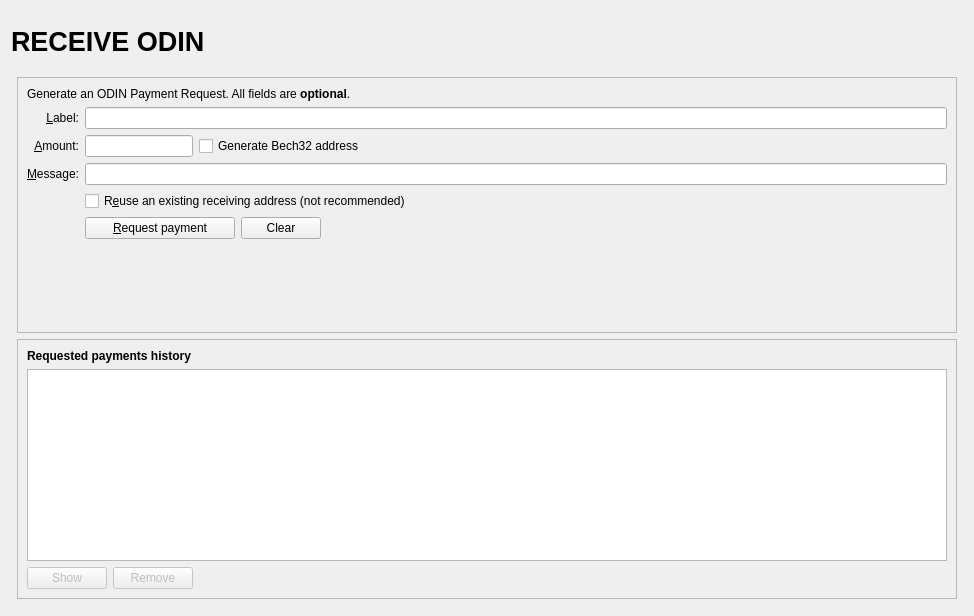
<?xml version="1.0" encoding="UTF-8"?>
<ui version="4.0">
 <class>ReceiveCoinsDialog</class>
 <widget class="QWidget" name="ReceiveCoinsDialog">
  <property name="geometry">
   <rect>
    <x>0</x>
    <y>0</y>
    <width>974</width>
    <height>616</height>
   </rect>
  </property>
  <layout class="QVBoxLayout" name="verticalLayout" stretch="0">
   <item>
    <layout class="QVBoxLayout" name="verticalLayout_Master" stretch="0,1">
     <property name="spacing">
      <number>0</number>
     </property>
     <item>
      <widget class="QFrame" name="frame_Header">
       <layout class="QVBoxLayout" name="verticalLayout_8">
        <property name="leftMargin">
         <number>0</number>
        </property>
        <property name="topMargin">
         <number>0</number>
        </property>
        <property name="rightMargin">
         <number>0</number>
        </property>
        <property name="bottomMargin">
         <number>0</number>
        </property>
        <item>
         <layout class="QHBoxLayout" name="horizontalLayout_Header" stretch="1,0,1">
          <item>
           <widget class="QLabel" name="pageHeading__labelOverviewHeaderLeft">
            <property name="minimumSize">
             <size>
              <width>464</width>
              <height>60</height>
             </size>
            </property>
            <property name="maximumSize">
             <size>
              <width>16777215</width>
              <height>60</height>
             </size>
            </property>
            <property name="font">
             <font>
              <pointsize>20</pointsize>
              <weight>75</weight>
              <bold>true</bold>
             </font>
            </property>
            <property name="text">
             <string>RECEIVE ODIN</string>
            </property>
           </widget>
          </item>
          <item>
           <spacer name="horizontalSpacer_3">
            <property name="orientation">
             <enum>Qt::Horizontal</enum>
            </property>
            <property name="sizeHint" stdset="0">
             <size>
              <width>40</width>
              <height>20</height>
             </size>
            </property>
           </spacer>
          </item>
          <item>
           <widget class="QLabel" name="labelOverviewHeaderRight">
            <property name="minimumSize">
             <size>
              <width>464</width>
              <height>60</height>
             </size>
            </property>
            <property name="maximumSize">
             <size>
              <width>16777215</width>
              <height>60</height>
             </size>
            </property>
            <property name="font">
             <font>
              <pointsize>14</pointsize>
             </font>
            </property>
            <property name="text">
             <string/>
            </property>
            <property name="alignment">
             <set>Qt::AlignRight|Qt::AlignTrailing|Qt::AlignVCenter</set>
            </property>
           </widget>
          </item>
         </layout>
        </item>
       </layout>
      </widget>
     </item>
     <item>
      <widget class="QFrame" name="frame_BG">
       <layout class="QVBoxLayout" name="verticalLayout_5">
        <property name="leftMargin">
         <number>6</number>
        </property>
        <property name="topMargin">
         <number>6</number>
        </property>
        <property name="rightMargin">
         <number>6</number>
        </property>
        <property name="bottomMargin">
         <number>6</number>
        </property>
        <item>
         <widget class="QFrame" name="cardFrame__frame2">
          <property name="sizePolicy">
           <sizepolicy hsizetype="Preferred" vsizetype="Expanding">
            <horstretch>0</horstretch>
            <verstretch>0</verstretch>
           </sizepolicy>
          </property>
          <property name="frameShape">
           <enum>QFrame::StyledPanel</enum>
          </property>
          <property name="frameShadow">
           <enum>QFrame::Sunken</enum>
          </property>
          <layout class="QVBoxLayout" name="verticalLayout_3">
           <item>
            <widget class="QLabel" name="heading3__GenerateRequestLabel">
             <property name="text">
              <string>&lt;html&gt;&lt;head/&gt;&lt;body&gt;&lt;p&gt;Generate an ODIN Payment Request. All fields are &lt;span style=&quot; font-weight:600;&quot;&gt;optional&lt;/span&gt;.&lt;/p&gt;&lt;/body&gt;&lt;/html&gt;</string>
             </property>
            </widget>
           </item>
           <item>
            <layout class="QGridLayout" name="gridLayout">
             <item row="7" column="2">
              <layout class="QHBoxLayout" name="horizontalLayout">
               <item>
                <widget class="QPushButton" name="receiveButton">
                 <property name="minimumSize">
                  <size>
                   <width>150</width>
                   <height>0</height>
                  </size>
                 </property>
                 <property name="text">
                  <string>&amp;Request payment</string>
                 </property>
                 <property name="icon">
                  <iconset>
                   <normaloff>:/icons/receive_dark</normaloff>:/icons/receive_dark</iconset>
                 </property>
                </widget>
               </item>
               <item>
                <widget class="QPushButton" name="clearButton">
                 <property name="sizePolicy">
                  <sizepolicy hsizetype="Minimum" vsizetype="Fixed">
                   <horstretch>0</horstretch>
                   <verstretch>0</verstretch>
                  </sizepolicy>
                 </property>
                 <property name="toolTip">
                  <string>Clear all fields of the form.</string>
                 </property>
                 <property name="text">
                  <string>Clear</string>
                 </property>
                 <property name="icon">
                  <iconset>
                   <normaloff>:/icons/remove</normaloff>:/icons/remove</iconset>
                 </property>
                 <property name="autoDefault">
                  <bool>false</bool>
                 </property>
                </widget>
               </item>
               <item>
                <spacer name="horizontalSpacer">
                 <property name="orientation">
                  <enum>Qt::Horizontal</enum>
                 </property>
                 <property name="sizeHint" stdset="0">
                  <size>
                   <width>40</width>
                   <height>20</height>
                  </size>
                 </property>
                </spacer>
               </item>
              </layout>
             </item>
             <item row="8" column="2">
              <spacer name="verticalSpacer">
               <property name="orientation">
                <enum>Qt::Vertical</enum>
               </property>
               <property name="sizeHint" stdset="0">
                <size>
                 <width>20</width>
                 <height>40</height>
                </size>
               </property>
              </spacer>
             </item>
             <item row="7" column="0">
              <widget class="QLabel" name="label_7">
               <property name="text">
                <string/>
               </property>
              </widget>
             </item>
             <item row="3" column="2">
              <widget class="QLineEdit" name="reqLabel">
               <property name="toolTip">
                <string>An optional label to associate with the new receiving address.</string>
               </property>
              </widget>
             </item>
             <item row="5" column="0">
              <widget class="QLabel" name="userInput__label_3">
               <property name="toolTip">
                <string>An optional message to attach to the payment request, which will be displayed when the request is opened. Note: The message will not be sent with the payment over the ODIN network.</string>
               </property>
               <property name="text">
                <string>&amp;Message:</string>
               </property>
               <property name="alignment">
                <set>Qt::AlignRight|Qt::AlignTrailing|Qt::AlignVCenter</set>
               </property>
               <property name="buddy">
                <cstring>reqMessage</cstring>
               </property>
              </widget>
             </item>
             <item row="5" column="2">
              <widget class="QLineEdit" name="reqMessage">
               <property name="toolTip">
                <string>An optional message to attach to the payment request, which will be displayed when the request is opened.&lt;br&gt;Note: The message will not be sent with the payment over the ODIN network.</string>
               </property>
              </widget>
             </item>
             <item row="4" column="2">
              <layout class="QHBoxLayout" name="horizontalLayout_6">
               <item>
                <widget class="BitcoinAmountField" name="reqAmount">
                 <property name="sizePolicy">
                  <sizepolicy hsizetype="Fixed" vsizetype="Fixed">
                   <horstretch>0</horstretch>
                   <verstretch>0</verstretch>
                  </sizepolicy>
                 </property>
                 <property name="minimumSize">
                  <size>
                   <width>80</width>
                   <height>0</height>
                  </size>
                 </property>
                 <property name="maximumSize">
                  <size>
                   <width>1000</width>
                   <height>100</height>
                  </size>
                 </property>
                 <property name="toolTip">
                  <string>An optional amount to request. Leave this empty or zero to not request a specific amount.</string>
                 </property>
                </widget>
               </item>
               <item>
                <widget class="QCheckBox" name="useBech32">
                 <property name="sizePolicy">
                  <sizepolicy hsizetype="Fixed" vsizetype="Fixed">
                   <horstretch>0</horstretch>
                   <verstretch>0</verstretch>
                  </sizepolicy>
                 </property>
                 <property name="maximumSize">
                  <size>
                   <width>1000</width>
                   <height>16777215</height>
                  </size>
                 </property>
                 <property name="focusPolicy">
                  <enum>Qt::StrongFocus</enum>
                 </property>
                 <property name="toolTip">
                  <string>Bech32 addresses (BIP-173) are cheaper to spend from and offer better protection against typos. When unchecked a P2SH wrapped SegWit address will be created, compatible with older wallets.</string>
                 </property>
                 <property name="text">
                  <string>Generate Bech32 address</string>
                 </property>
                </widget>
               </item>
               <item>
                <spacer name="horizontalSpacer_3">
                 <property name="orientation">
                  <enum>Qt::Horizontal</enum>
                 </property>
                 <property name="sizeHint" stdset="0">
                  <size>
                   <width>0</width>
                   <height>0</height>
                  </size>
                 </property>
                </spacer>
               </item>
              </layout>
             </item>
             <item row="3" column="0">
              <widget class="QLabel" name="userInput__label_2">
               <property name="toolTip">
                <string>An optional label to associate with the new receiving address.</string>
               </property>
               <property name="text">
                <string>&amp;Label:</string>
               </property>
               <property name="alignment">
                <set>Qt::AlignRight|Qt::AlignTrailing|Qt::AlignVCenter</set>
               </property>
               <property name="buddy">
                <cstring>reqLabel</cstring>
               </property>
              </widget>
             </item>
             <item row="4" column="0">
              <widget class="QLabel" name="userInput__label">
               <property name="toolTip">
                <string>An optional amount to request. Leave this empty or zero to not request a specific amount.</string>
               </property>
               <property name="text">
                <string>&amp;Amount:</string>
               </property>
               <property name="alignment">
                <set>Qt::AlignRight|Qt::AlignTrailing|Qt::AlignVCenter</set>
               </property>
               <property name="buddy">
                <cstring>reqAmount</cstring>
               </property>
              </widget>
             </item>
             <item row="6" column="0">
              <widget class="QLabel" name="label_4">
               <property name="text">
                <string/>
               </property>
              </widget>
             </item>
             <item row="6" column="2">
              <widget class="QCheckBox" name="reuseAddress">
               <property name="toolTip">
                <string>Reuse one of the previously used receiving addresses.&lt;br&gt;Reusing addresses has security and privacy issues.&lt;br&gt;Do not use this unless re-generating a payment request made before.</string>
               </property>
               <property name="text">
                <string>R&amp;euse an existing receiving address (not recommended)</string>
               </property>
              </widget>
             </item>
            </layout>
           </item>
          </layout>
         </widget>
        </item>
        <item>
         <widget class="QFrame" name="cardFrame__frame">
          <property name="sizePolicy">
           <sizepolicy hsizetype="Preferred" vsizetype="Expanding">
            <horstretch>0</horstretch>
            <verstretch>0</verstretch>
           </sizepolicy>
          </property>
          <property name="frameShape">
           <enum>QFrame::StyledPanel</enum>
          </property>
          <property name="frameShadow">
           <enum>QFrame::Raised</enum>
          </property>
          <layout class="QVBoxLayout" name="verticalLayout_2">
           <item>
            <widget class="QLabel" name="heading3__RequestedPaymentsLabel">
             <property name="font">
              <font>
               <weight>75</weight>
               <bold>true</bold>
              </font>
             </property>
             <property name="text">
              <string>Requested payments history</string>
             </property>
            </widget>
           </item>
           <item>
            <widget class="QTableView" name="recentRequestsView">
             <property name="palette">
              <palette>
               <active>
                <colorrole role="Text">
                 <brush brushstyle="SolidPattern">
                  <color alpha="255">
                   <red>51</red>
                   <green>51</green>
                   <blue>51</blue>
                  </color>
                 </brush>
                </colorrole>
               </active>
               <inactive>
                <colorrole role="Text">
                 <brush brushstyle="SolidPattern">
                  <color alpha="255">
                   <red>51</red>
                   <green>51</green>
                   <blue>51</blue>
                  </color>
                 </brush>
                </colorrole>
               </inactive>
               <disabled>
                <colorrole role="Text">
                 <brush brushstyle="SolidPattern">
                  <color alpha="255">
                   <red>85</red>
                   <green>85</green>
                   <blue>85</blue>
                  </color>
                 </brush>
                </colorrole>
               </disabled>
              </palette>
             </property>
             <property name="contextMenuPolicy">
              <enum>Qt::CustomContextMenu</enum>
             </property>
             <property name="tabKeyNavigation">
              <bool>false</bool>
             </property>
             <property name="sortingEnabled">
              <bool>true</bool>
             </property>
            </widget>
           </item>
           <item>
            <layout class="QHBoxLayout" name="horizontalLayout_2">
             <item>
              <widget class="QPushButton" name="showRequestButton">
               <property name="enabled">
                <bool>false</bool>
               </property>
               <property name="toolTip">
                <string>Show the selected request (does the same as double clicking an entry)</string>
               </property>
               <property name="text">
                <string>Show</string>
               </property>
               <property name="icon">
                <iconset>
                 <normaloff>:/icons/edit</normaloff>:/icons/edit</iconset>
               </property>
               <property name="autoDefault">
                <bool>false</bool>
               </property>
              </widget>
             </item>
             <item>
              <widget class="QPushButton" name="removeRequestButton">
               <property name="enabled">
                <bool>false</bool>
               </property>
               <property name="toolTip">
                <string>Remove the selected entries from the list</string>
               </property>
               <property name="text">
                <string>Remove</string>
               </property>
               <property name="icon">
                <iconset>
                 <normaloff>:/icons/remove</normaloff>:/icons/remove</iconset>
               </property>
               <property name="autoDefault">
                <bool>false</bool>
               </property>
              </widget>
             </item>
             <item>
              <spacer name="horizontalSpacer_2">
               <property name="orientation">
                <enum>Qt::Horizontal</enum>
               </property>
               <property name="sizeHint" stdset="0">
                <size>
                 <width>40</width>
                 <height>20</height>
                </size>
               </property>
              </spacer>
             </item>
            </layout>
           </item>
          </layout>
         </widget>
        </item>
       </layout>
      </widget>
     </item>
    </layout>
   </item>
  </layout>
 </widget>
 <customwidgets>
  <customwidget>
   <class>BitcoinAmountField</class>
   <extends>QLineEdit</extends>
   <header>bitcoinamountfield.h</header>
   <container>1</container>
  </customwidget>
 </customwidgets>
 <tabstops>
  <tabstop>reqLabel</tabstop>
  <tabstop>reqAmount</tabstop>
  <tabstop>reqMessage</tabstop>
  <tabstop>reuseAddress</tabstop>
  <tabstop>receiveButton</tabstop>
  <tabstop>clearButton</tabstop>
  <tabstop>recentRequestsView</tabstop>
  <tabstop>showRequestButton</tabstop>
  <tabstop>removeRequestButton</tabstop>
 </tabstops>
 <resources/>
 <connections/>
</ui>
